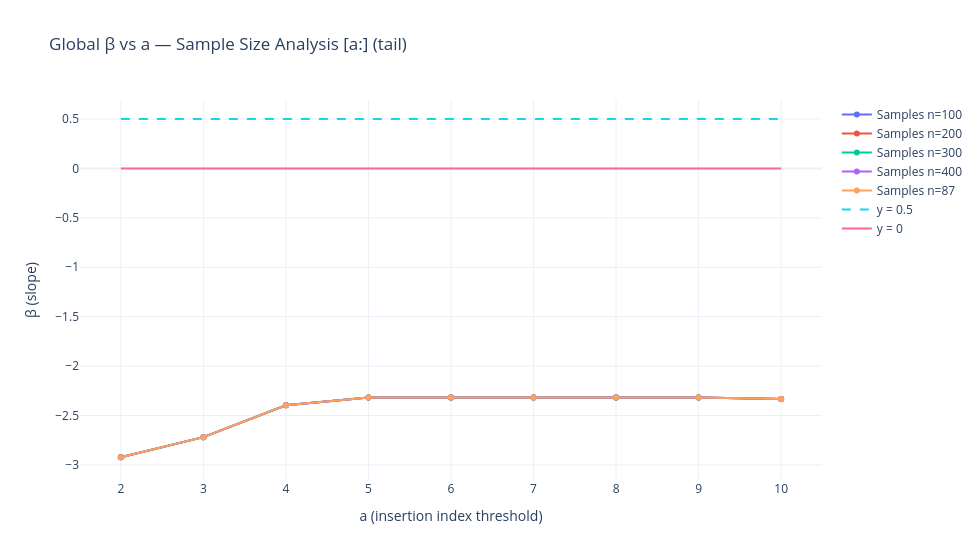

Notebook code cell kept with this figure:
### Code cell
# ================= SAMPLE SIZE ANALYSIS (tail [a:] only) =================
sample_sizes = [100, 200, 300, 400, "all"]
fig2 = go.Figure()

# Get all sample IDs (no volatility filtering)
all_sample_ids = list(merged['id'])
print(f"Total available samples: {len(all_sample_ids)}")

for sample_limit in sample_sizes:
    if sample_limit == "all":
        current_sample_ids = all_sample_ids
        label_suffix = f"n={len(current_sample_ids)}"
    else:
        current_sample_ids = all_sample_ids[:sample_limit]
        label_suffix = f"n={sample_limit}"
    
    print(f"Processing {label_suffix}")
    
    # Filter your dicts
    b_dict_filt = {k: b_dict[k] for k in current_sample_ids if k in b_dict}
    m_dict_filt = {k: m_dict[k] for k in current_sample_ids if k in m_dict}
    
    # Compute points & coeffs
    points_df, coeffs_df = _compute_points_and_coeffs_like_dashboard(
        b_dict_filt, m_dict_filt,
        hist_steps=hist_steps, gen_block=gen_block, num_insertions=num_insertions, tick_size=100
    )
    
    if DEBUG:
        debug_points_df(points_df, tag=f"({label_suffix})")
    if points_df is None or len(points_df) == 0:
        continue
    
    # Column mapping
    COL_INS = "insertion" if "insertion" in points_df.columns else _safe_col(points_df, "insertion", ["ins_idx", "idx"])
    COL_X = "x" if "x" in points_df.columns else _safe_col(points_df, "x", ["log_qv"])
    COL_Y = "y" if "y" in points_df.columns else _safe_col(points_df, "y", ["log_impact"])
    
    ins_series = pd.to_numeric(points_df[COL_INS], errors="coerce").dropna().astype(int)
    ins_min, ins_max = int(ins_series.min()), int(ins_series.max())
    
    # Global alpha for fixed-intercept fit
    alpha_global = float(coeffs_df["alpha_hat"].mean(skipna=True)) if not coeffs_df.empty else 0.0
    
    def _fixed_intercept_beta(sub_df):
        """
        Compute beta with fixed intercept using beta_fit function
        """
        if sub_df is None or len(sub_df) < 2:
            return np.nan
        X = pd.to_numeric(sub_df[COL_X], errors="coerce").to_numpy(dtype=float)
        Y = pd.to_numeric(sub_df[COL_Y], errors="coerce").to_numpy(dtype=float)
        valid = np.isfinite(X) & np.isfinite(Y) & (X != 0)
        if np.sum(valid) < 2:
            return np.nan
        beta = beta_fit(X[valid], Y[valid], alpha_global, method=est_method)
        return beta
    
    # Tail [a:] only
    a_tail = list(range(ins_min, ins_max + 1))
    betas_tail = []
    for a in a_tail:
        sub = points_df[points_df[COL_INS] >= a]
        betas_tail.append(_fixed_intercept_beta(sub))
    
    # Plot
    fig2.add_trace(go.Scatter(
        x=a_tail, y=betas_tail, mode="lines+markers",
        name=f"Samples {label_suffix}"
    ))

# Guides for second plot
if len(fig2.data) > 0:
    all_x = np.concatenate([np.asarray(tr.x, dtype=float) for tr in fig2.data if len(tr.x)])
    x_min, x_max = int(np.nanmin(all_x)), int(np.nanmax(all_x))
else:
    x_min, x_max = 1, 20
fig2.add_trace(go.Scatter(x=[x_min, x_max], y=[0.5, 0.5], mode="lines", line=dict(dash="dash"), name="y = 0.5"))
fig2.add_trace(go.Scatter(x=[x_min, x_max], y=[0, 0], mode="lines", name="y = 0"))

fig2.update_xaxes(title_text="a (insertion index threshold)", dtick=1)
fig2.update_yaxes(title_text="β (slope)")
fig2.update_layout(
    title="Global β vs a — Sample Size Analysis [a:] (tail)",
    template="plotly_white", width=980, height=560
)
fig2.show()

### Figure 1 — Plotly figure (JSON) as saved in the notebook; plotly's stock layout.template omitted (floating-point values rounded to 4 significant figures)
{"data": [{"mode": "lines+markers", "name": "Samples n=100", "type": "scatter", "x": [2, 3, 4, 5, 6, 7, 8, 9, 10], "y": [-2.922, -2.719, -2.396, -2.317, -2.316, -2.316, -2.316, -2.317, -2.332]}, {"mode": "lines+markers", "name": "Samples n=200", "type": "scatter", "x": [2, 3, 4, 5, 6, 7, 8, 9, 10], "y": [-2.922, -2.719, -2.396, -2.317, -2.316, -2.316, -2.316, -2.317, -2.332]}, {"mode": "lines+markers", "name": "Samples n=300", "type": "scatter", "x": [2, 3, 4, 5, 6, 7, 8, 9, 10], "y": [-2.922, -2.719, -2.396, -2.317, -2.316, -2.316, -2.316, -2.317, -2.332]}, {"mode": "lines+markers", "name": "Samples n=400", "type": "scatter", "x": [2, 3, 4, 5, 6, 7, 8, 9, 10], "y": [-2.922, -2.719, -2.396, -2.317, -2.316, -2.316, -2.316, -2.317, -2.332]}, {"mode": "lines+markers", "name": "Samples n=87", "type": "scatter", "x": [2, 3, 4, 5, 6, 7, 8, 9, 10], "y": [-2.922, -2.719, -2.396, -2.317, -2.316, -2.316, -2.316, -2.317, -2.332]}, {"line": {"dash": "dash"}, "mode": "lines", "name": "y = 0.5", "type": "scatter", "x": [2, 10], "y": [0.5, 0.5]}, {"mode": "lines", "name": "y = 0", "type": "scatter", "x": [2, 10], "y": [0, 0]}], "layout": {"height": 560, "title": {"text": "Global β vs a — Sample Size Analysis [a:] (tail)"}, "width": 980, "xaxis": {"dtick": 1, "title": {"text": "a (insertion index threshold)"}}, "yaxis": {"title": {"text": "β (slope)"}}}}
